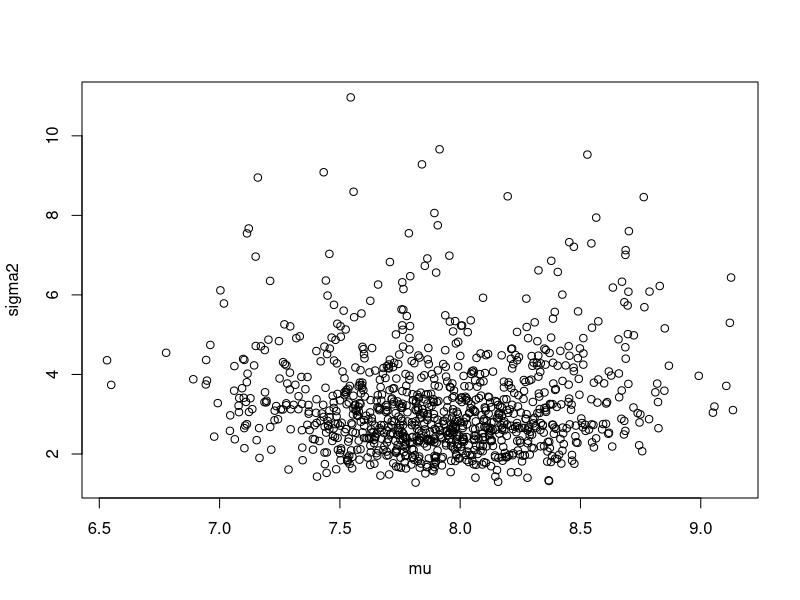

Reproduce this figure in R.
## ---- chunk 1
knitr::opts_chunk$set(echo = TRUE)
## ---- chunk 2
set.seed(29)
## ---- chunk 3
library(LearnBayes)
## ---- chunk 4
y = c(9.0, 8.5, 7.0, 8.5, 6.0, 12.5, 6.0, 9.0, 8.5, 7.5, 8.0, 6.0, 9.0, 8.0, 7.0, 10.0, 9.0, 7.5, 5.0, 6.5)
y
length(y)
## ---- chunk 5
S = sum((y - mean(y))^2)
n = length(y)
sigma2 = S * 1/rchisq(1000, n - 1)
mu = rnorm(1000, mean = mean(y), sd = sqrt(sigma2)/sqrt(n))
plot(mu, sigma2)
## ---- chunk 6
quantile(mu, c(0.05, 0.95))
quantile(sqrt(sigma2), c(0.05, 0.95))
## ---- chunk 7
p_75 = mu + 0.674 * sqrt(sigma2)
mean(p_75)
sd(p_75)
